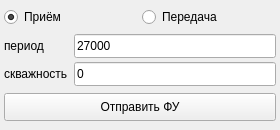
<?xml version="1.0" encoding="UTF-8"?>
<ui version="4.0">
 <class>FuWidget</class>
 <widget class="QWidget" name="FuWidget">
  <property name="geometry">
   <rect>
    <x>0</x>
    <y>0</y>
    <width>280</width>
    <height>130</height>
   </rect>
  </property>
  <property name="sizePolicy">
   <sizepolicy hsizetype="Expanding" vsizetype="Preferred">
    <horstretch>0</horstretch>
    <verstretch>0</verstretch>
   </sizepolicy>
  </property>
  <property name="windowTitle">
   <string>Form</string>
  </property>
  <layout class="QVBoxLayout" name="verticalLayout">
   <property name="spacing">
    <number>4</number>
   </property>
   <property name="leftMargin">
    <number>4</number>
   </property>
   <property name="topMargin">
    <number>4</number>
   </property>
   <property name="rightMargin">
    <number>4</number>
   </property>
   <property name="bottomMargin">
    <number>4</number>
   </property>
   <item>
    <layout class="QHBoxLayout" name="horizontalLayout">
     <item>
      <widget class="QRadioButton" name="radioButtonFUReceive">
       <property name="text">
        <string>Приём</string>
       </property>
       <property name="checked">
        <bool>true</bool>
       </property>
      </widget>
     </item>
     <item>
      <widget class="QRadioButton" name="radioButtonFUTransmit">
       <property name="text">
        <string>Передача</string>
       </property>
      </widget>
     </item>
    </layout>
   </item>
   <item>
    <layout class="QGridLayout" name="gridLayout">
     <property name="horizontalSpacing">
      <number>6</number>
     </property>
     <property name="verticalSpacing">
      <number>4</number>
     </property>
     <item row="0" column="0">
      <widget class="QLabel" name="label_impulse">
       <property name="text">
        <string>период</string>
       </property>
      </widget>
     </item>
     <item row="0" column="1">
      <widget class="QLineEdit" name="lineEditPulseDuration">
       <property name="minimumSize">
        <size>
         <width>0</width>
         <height>24</height>
        </size>
       </property>
       <property name="text">
        <string>27000</string>
       </property>
      </widget>
     </item>
     <item row="1" column="0">
      <widget class="QLabel" name="label_PulseDelay">
       <property name="text">
        <string>скважность</string>
       </property>
      </widget>
     </item>
     <item row="1" column="1">
      <widget class="QLineEdit" name="lineEditPulseDelay">
       <property name="minimumSize">
        <size>
         <width>0</width>
         <height>24</height>
        </size>
       </property>
       <property name="text">
        <string>0</string>
       </property>
      </widget>
     </item>
    </layout>
   </item>
   <item>
    <widget class="QPushButton" name="fuBtnSent">
     <property name="minimumSize">
      <size>
       <width>0</width>
       <height>28</height>
      </size>
     </property>
     <property name="text">
      <string>Отправить ФУ</string>
     </property>
    </widget>
   </item>
  </layout>
 </widget>
 <resources/>
 <connections/>
</ui>
